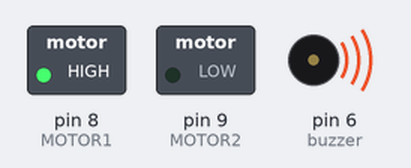
Bench run of a sketch on a simulated Arduino Uno, built with avr-gcc and run on an emulated ATmega328P. Shown: switched loads named in the sketch (green lamp = pin HIGH), buzzer (waves = sounding).

Above: at 0.1 s.
Timing chart, 0 to 1.6 s (numbered marks = the images above):
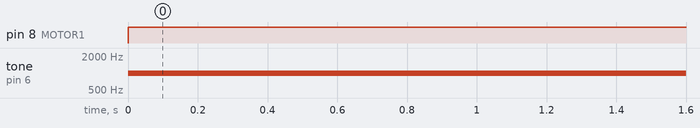

Measured:
- by itself, pin 8 (MOTOR1): LOW → HIGH at 0.00 s
- by itself, tone on pin 6 (buzzer): silent → 1000 Hz at 0.00 s

The sketch:

Home_Gate_Automation_System1.ino
```cpp
//Declaration and initialization for some variables:
#define MOTOR1 8
#define MOTOR2 9
const int buzzer = 6;


void setup()
{
  pinMode(buzzer,OUTPUT);
  pinMode(MOTOR1,OUTPUT);
  pinMode(MOTOR2,OUTPUT);
  Serial.begin(9600);
}

void loop()
{

//Motor Code:
  digitalWrite(MOTOR1,HIGH);
  digitalWrite(MOTOR2,LOW);


//Buzzer Code:

  // Send 1KHz sound signal for 1 sec.
  tone(buzzer, 1000);
  delay(1000);

}
```
